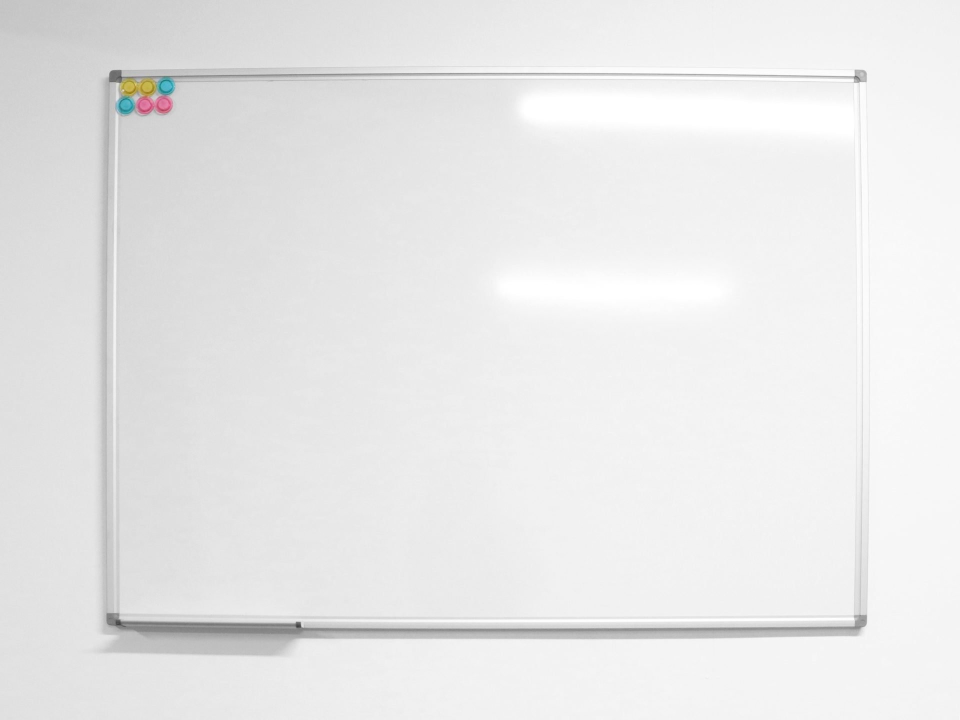
#> input picture Project1-OpenCV/whiteboard.png, 1920 x 1439 px (shown at 1/2 size)
$ python drawing.py
#> lines starting #> are read from the running program, lines starting #| are printed output that depends on the picture
### Project1-OpenCV/helper_functions1.py
import cv2
import numpy as np

# [34 lines left out: function show_coordinates, not called in this run]

def setup_mouse_callback(window_name, image):
    """
    Set up mouse callback to display coordinates and RGB values in a white footer below the image.

    Args:
        window_name (str): Name of the OpenCV window
        image (numpy.ndarray): The image to display (in BGR format)
    """
    # Create white footer area (50 pixels tall)
    footer_height = 50
    footer = np.full((footer_height, image.shape[1], 3), 255, dtype=np.uint8)  # White background

    # Combine image and footer
    display_image = np.vstack((image, footer))

    # [23 lines left out: function mouse_callback, not called in this run]

    # Set the mouse callback function
    cv2.setMouseCallback(window_name, mouse_callback)

    # Display the initial image
    cv2.imshow(window_name, display_image)

# [35 lines left out: function setup_mouse_callback_binary, not called in this run]

### Project1-OpenCV/drawing.py
import os
import cv2
import numpy as np
from helper_functions1 import setup_mouse_callback

# print("Current working directory:", os.getcwd())

img = cv2.imread(os.path.join('.', 'whiteboard.png'))
#> img is the input picture: shape (1439, 1920, 3); mean B, G, R 232.2, 232.3, 232.3
if img is None:
    print("Error: Image not found or invalid format!")
    exit()
img = cv2.resize(img, (img.shape[1]//2, img.shape[0]//2))
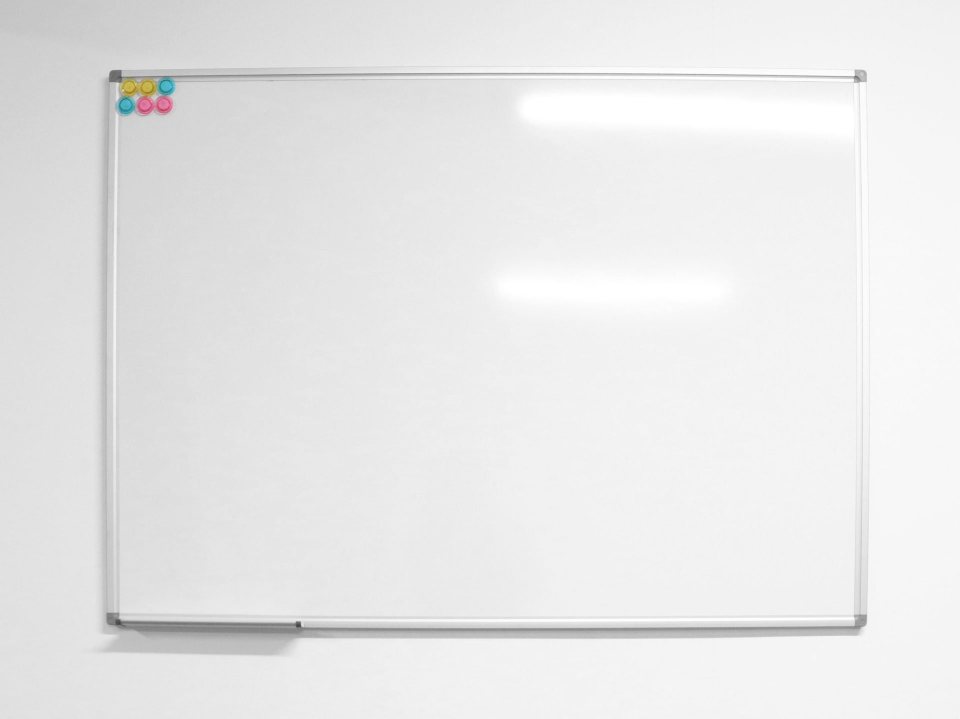
#> img: shape (719, 960, 3); mean B, G, R 232.2, 232.2, 232.2

###### Drawing Operations ######
# have in mind that it's BGR notation not RGB

# green line starting at point (213, 481) and ending at (786, 132) with thickness 3
img_line = cv2.line(img, (213, 481), (786, 132), (0, 255, 0), 3)

# blue rectangle whose upper left corner is at (213, 481) and bottom right corner at (786, 132) with thickness 3
img_line_rectangle = cv2.rectangle(img, (213, 481), (786, 132), (255, 0, 0), 3) # last parameter is -1 if you want to fill it
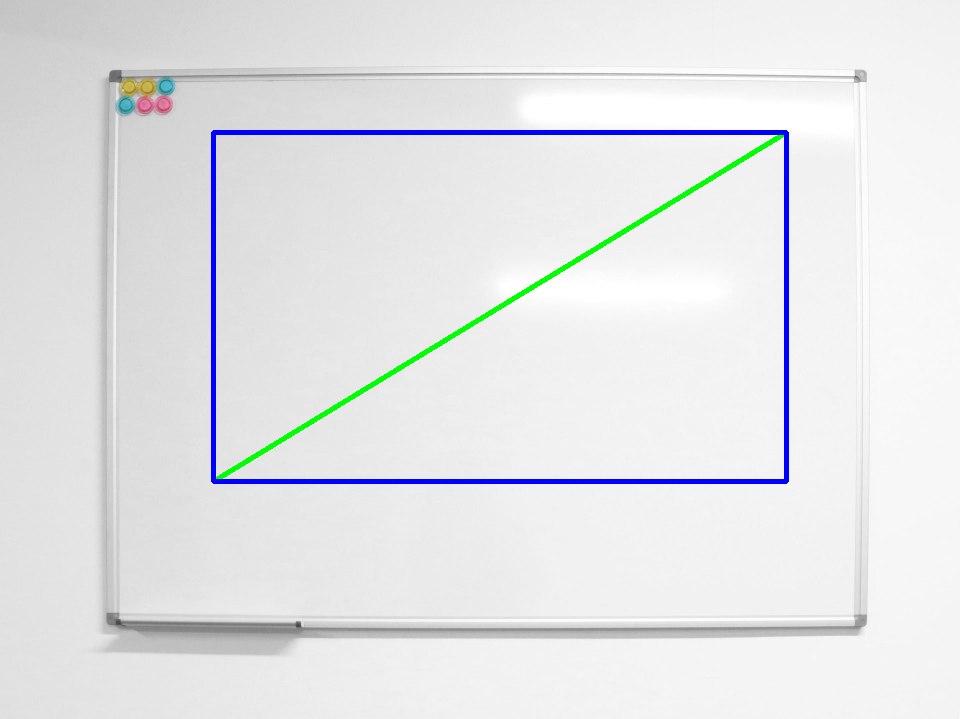
#> img_line_rectangle: shape (719, 960, 3); mean B, G, R 231.3, 229.2, 228

# circle
img_line_rectange_circle = cv2.circle(img, (356, 233), 50, (0, 0, 255), -1)

# text
cv2.putText(img, 'Hellou', (459, 392), cv2.FONT_HERSHEY_SIMPLEX, 1.5, (0, 0, 0), 2)
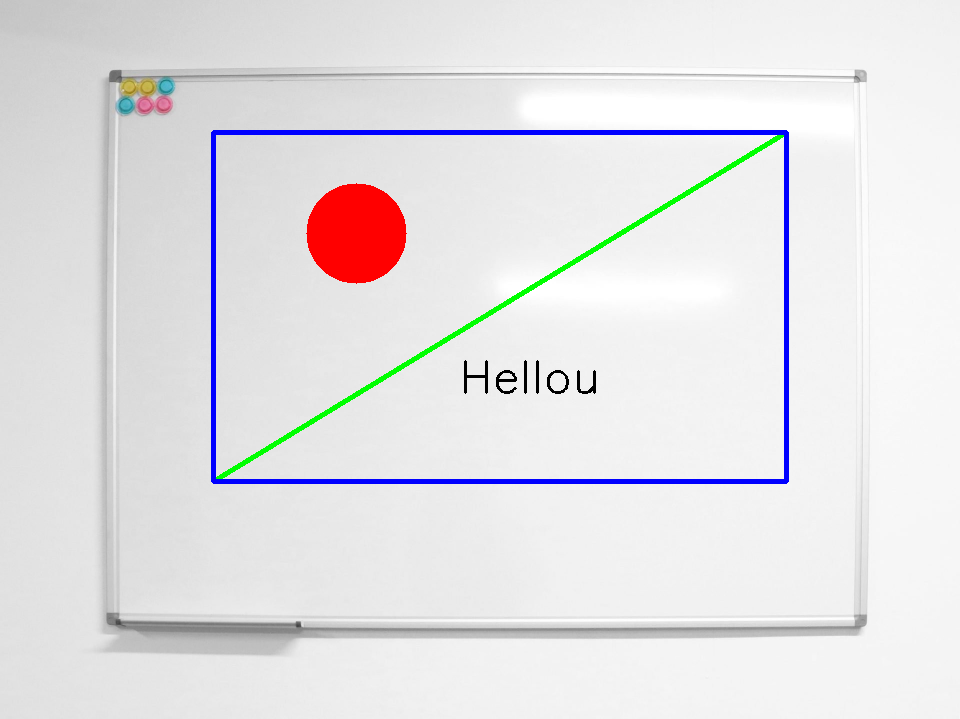
#> img: shape (719, 960, 3); mean B, G, R 228.4, 226.2, 227.9

#################

# Create a window and set up the mouse callback
window_name = 'Image Viewer'
cv2.namedWindow(window_name)
setup_mouse_callback(window_name, img)
#> in setup_mouse_callback, `display_image = np.vstack((image, footer))`:
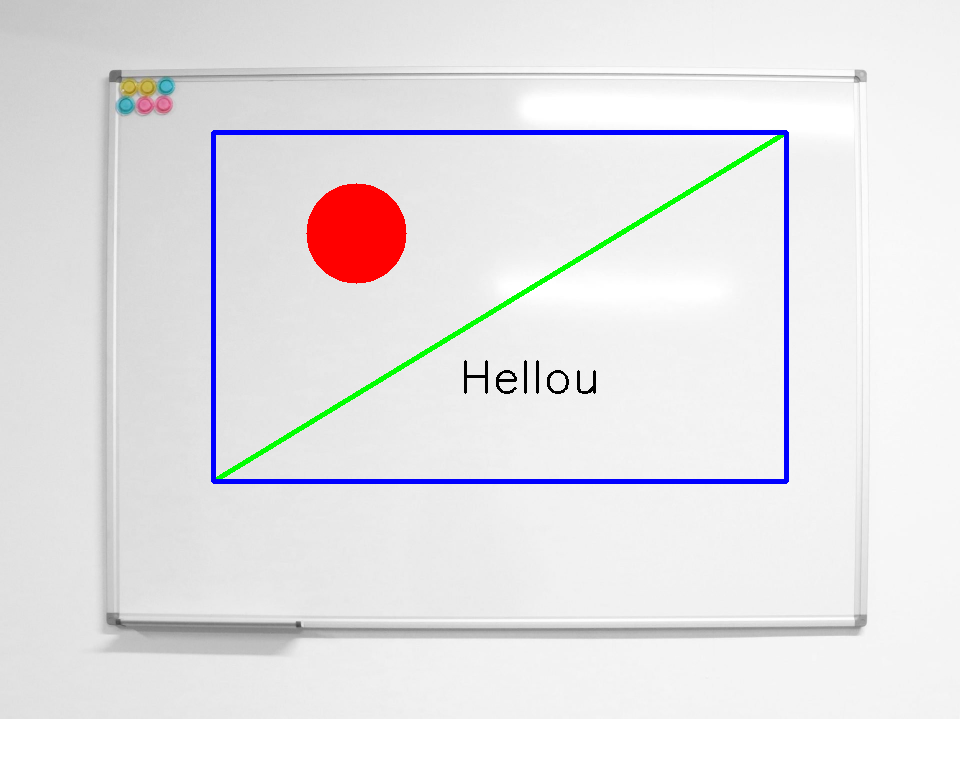
#> display_image: shape (769, 960, 3); mean B, G, R 230.1, 228.1, 229.7

# Wait for a key press to exit
cv2.waitKey(0)
cv2.destroyAllWindows()
